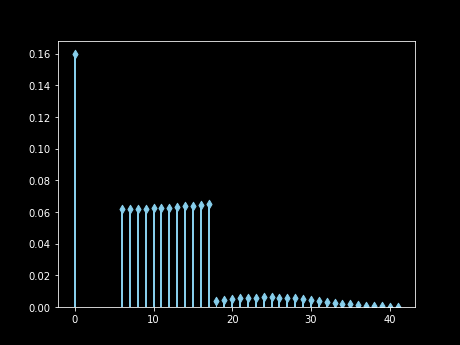

This chart was generated by the following Python code:
import os
from dyce import H, P


def main():
    import matplotlib.pyplot

    base, _ = os.path.splitext(__file__)
    png_path = base + ".png"
    matplotlib.pyplot.style.use("dark_background")

    normal_hit = H(12) + 5
    critical_hit = 3 @ H(12) + 5
    advantage = (2 @ P(20)).h(-1)

    def crit(_: H, f: int):
        if f == 20:
            return critical_hit
        elif f + 5 >= 14:
            return normal_hit
        else:
            return 0

    adv_w_crit = advantage.substitute(crit)
    faces, probabilities = adv_w_crit.data_xy(relative=True)
    matplotlib.pyplot.scatter(faces, probabilities, color="skyblue", marker="d")
    matplotlib.pyplot.bar(faces, probabilities, color="skyblue", width=0.25)

    print("saving {}".format(png_path))
    matplotlib.pyplot.savefig(png_path, dpi=72)


if __name__ == "__main__":
    main()
